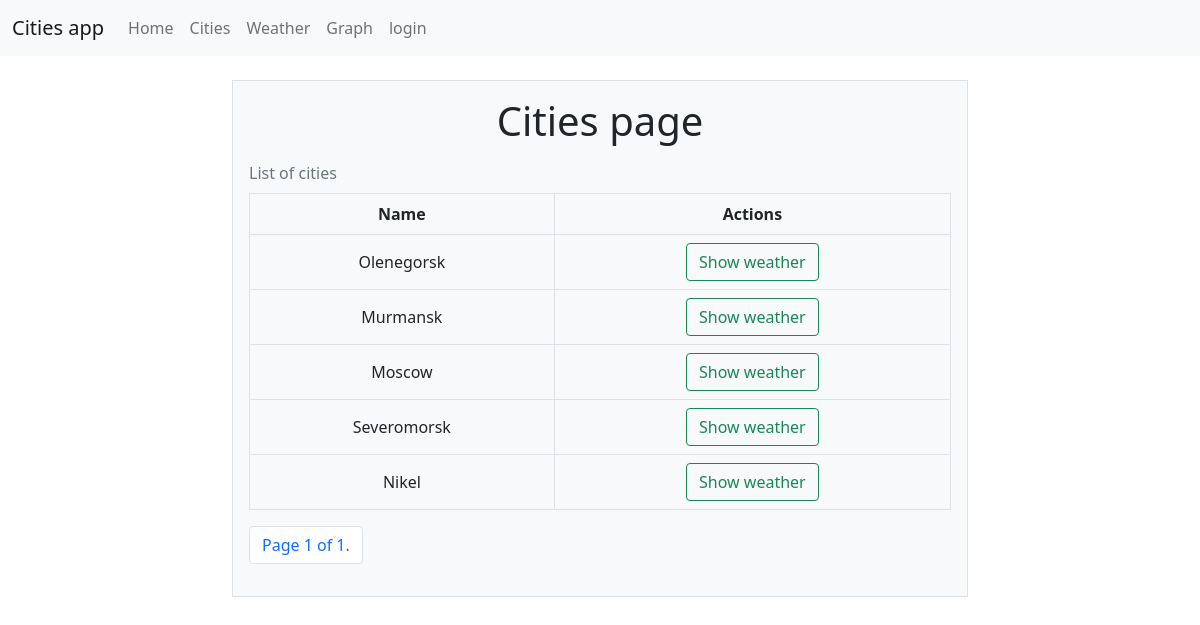
Screenshot of /cities/ with the database file from the repository.
### weather/models.py (models this page shows, shortened)
class City(models.Model):
    name = models.CharField(max_length=255)

### weather/list_views/city_detail_view.py (the view)
# urls.py: path('cities/', CityDetailView.as_view(), name='cities'),
class CityDetailView(ListView):
    paginate_by = 5
    template_name = "weather/city_list.html"
    context_object_name = "cities"
    queryset = city_queries.get_all_cities()

### weather/templates/weather/city_list.html (shortened to what this page needs)
{% extends "base.html"%}
{% block content %}
<h2 class="display-6">Cities page</h2>
    {% if object_list.count > 0 %}
    <table class="table align-middle table-bordered caption-top">
        <caption>List of cities</caption>
        <thead>
            <th>Name</th>
            <th>Actions</th>
        </thead>
        {% for city in object_list %}
        <tr>
            <td>{{ city.name }}</td>
            <td>
                <a class="btn btn-outline-success" href="/weather?city={{city.id}}">Show weather</a>
            </td>
        </tr>
        {% endfor %}
    </table>
    <nav aria-label="Page navigation example">
        <ul class="pagination">
            <li class="page-item">
                <a class="page-link">Page {{ page_obj.number }} of {{ paginator.num_pages }}.</a>
            </li>
        </ul>
    </nav>
    {% endif %}
{% endblock content %}

### rows the page displays
City: name "Olenegorsk"
City: name "Murmansk"
City: name "Moscow"
City: name "Severomorsk"
City: name "Nikel"

### other values shown
{{ page_obj.number }} "1"
{{ paginator.num_pages }} "1"
